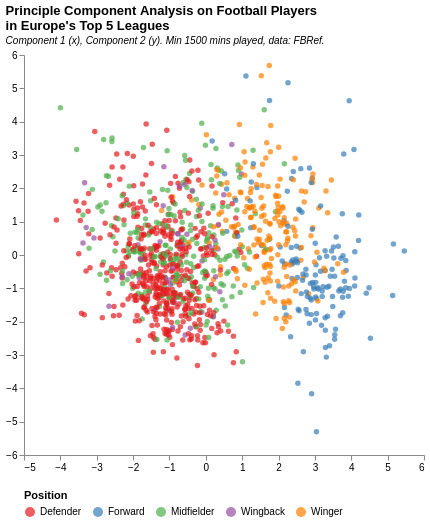

Write a Vega-Lite specification for this figure.
### Vega-Lite specification from a JSON file in a GitHub repository (floating-point values rounded to 4 significant figures; data arrays with more than 128 entries replaced by an {"elided": "..."} marker saying what was removed)
{"$schema": "https://vega.github.io/schema/vega-lite/v5.json", "title": {"text": ["Principle Component Analysis on Football Players", "in Europe's Top 5 Leagues"], "subtitle": ["Component 1 (x), Component 2 (y). Min 1500 mins played, data: FBRef."], "subtitleFontStyle": "italic", "subtitleFontSize": 10, "anchor": "start", "color": "black"}, "config": {"background": "white", "view": {"stroke": "transparent"}}, "data": {"values": {"elided": "1048 records"}}, "mark": {"type": "circle", "color": "#5b92e5", "opacity": 0.7}, "height": 400, "width": 400, "encoding": {"x": {"field": "Component 1", "type": "quantitative", "scale": {"domain": [-5, 6]}, "axis": {"grid": false}, "title": null}, "y": {"field": "Component 2", "type": "quantitative", "scale": {"domain": [-6, 6]}, "axis": {"grid": false}, "title": null}, "color": {"field": "Pos", "type": "ordinal", "scale": {"scheme": "set1"}, "legend": {"orient": "bottom"}, "title": "Position"}, "tooltip": [{"field": "Player", "type": "ordinal", "title": "Player"}, {"field": "Pos", "type": "ordinal", "title": "Position"}]}}
